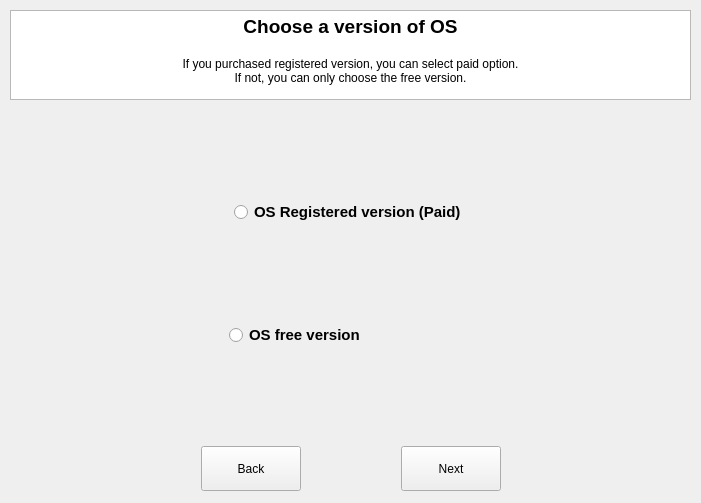
<?xml version="1.0" encoding="UTF-8"?>
<ui version="4.0">
 <class>WidgetSelectVersion</class>
 <widget class="QWidget" name="WidgetSelectVersion">
  <property name="geometry">
   <rect>
    <x>0</x>
    <y>0</y>
    <width>701</width>
    <height>503</height>
   </rect>
  </property>
  <property name="sizePolicy">
   <sizepolicy hsizetype="Fixed" vsizetype="Fixed">
    <horstretch>0</horstretch>
    <verstretch>0</verstretch>
   </sizepolicy>
  </property>
  <property name="maximumSize">
   <size>
    <width>16777215</width>
    <height>16777215</height>
   </size>
  </property>
  <property name="windowTitle">
   <string>Form</string>
  </property>
  <widget class="QWidget" name="verticalLayoutWidget_2">
   <property name="geometry">
    <rect>
     <x>10</x>
     <y>10</y>
     <width>681</width>
     <height>481</height>
    </rect>
   </property>
   <layout class="QVBoxLayout" name="verticalLayout_2">
    <property name="spacing">
     <number>100</number>
    </property>
    <item>
     <widget class="QTextEdit" name="textEdit">
      <property name="sizePolicy">
       <sizepolicy hsizetype="Expanding" vsizetype="Expanding">
        <horstretch>0</horstretch>
        <verstretch>0</verstretch>
       </sizepolicy>
      </property>
      <property name="verticalScrollBarPolicy">
       <enum>Qt::ScrollBarAlwaysOff</enum>
      </property>
      <property name="horizontalScrollBarPolicy">
       <enum>Qt::ScrollBarAlwaysOff</enum>
      </property>
      <property name="sizeAdjustPolicy">
       <enum>QAbstractScrollArea::AdjustIgnored</enum>
      </property>
      <property name="autoFormatting">
       <set>QTextEdit::AutoNone</set>
      </property>
      <property name="lineWrapMode">
       <enum>QTextEdit::WidgetWidth</enum>
      </property>
      <property name="readOnly">
       <bool>true</bool>
      </property>
      <property name="html">
       <string>&lt;!DOCTYPE HTML PUBLIC &quot;-//W3C//DTD HTML 4.0//EN&quot; &quot;http://www.w3.org/TR/REC-html40/strict.dtd&quot;&gt;
&lt;html&gt;&lt;head&gt;&lt;meta name=&quot;qrichtext&quot; content=&quot;1&quot; /&gt;&lt;style type=&quot;text/css&quot;&gt;
p, li { white-space: pre-wrap; }
&lt;/style&gt;&lt;/head&gt;&lt;body style=&quot; font-family:'MS Shell Dlg 2'; font-size:8.25pt; font-weight:400; font-style:normal;&quot;&gt;
&lt;p align=&quot;center&quot; style=&quot; margin-top:0px; margin-bottom:0px; margin-left:0px; margin-right:0px; -qt-block-indent:0; text-indent:0px;&quot;&gt;&lt;span style=&quot; font-size:14pt; font-weight:600;&quot;&gt;Choose a version of OS&lt;/span&gt;&lt;/p&gt;
&lt;p align=&quot;center&quot; style=&quot;-qt-paragraph-type:empty; margin-top:0px; margin-bottom:0px; margin-left:0px; margin-right:0px; -qt-block-indent:0; text-indent:0px; font-family:'Gulim'; font-size:12pt; font-weight:600;&quot;&gt;&lt;br /&gt;&lt;/p&gt;
&lt;p align=&quot;center&quot; style=&quot; margin-top:0px; margin-bottom:0px; margin-left:0px; margin-right:0px; -qt-block-indent:0; text-indent:0px;&quot;&gt;&lt;span style=&quot; font-family:'Gulim'; font-size:9pt;&quot;&gt;If you purchased registered version, you can select paid option.&lt;/span&gt;&lt;/p&gt;
&lt;p align=&quot;center&quot; style=&quot; margin-top:0px; margin-bottom:0px; margin-left:0px; margin-right:0px; -qt-block-indent:0; text-indent:0px;&quot;&gt;&lt;span style=&quot; font-family:'Gulim'; font-size:9pt;&quot;&gt;If not, you can only choose the free version.&lt;/span&gt;&lt;/p&gt;
&lt;p align=&quot;center&quot; style=&quot;-qt-paragraph-type:empty; margin-top:0px; margin-bottom:0px; margin-left:0px; margin-right:0px; -qt-block-indent:0; text-indent:0px; font-family:'Gulim'; font-size:9pt;&quot;&gt;&lt;br /&gt;&lt;/p&gt;&lt;/body&gt;&lt;/html&gt;</string>
      </property>
      <property name="textInteractionFlags">
       <set>Qt::NoTextInteraction</set>
      </property>
     </widget>
    </item>
    <item alignment="Qt::AlignHCenter|Qt::AlignVCenter">
     <widget class="QRadioButton" name="radioPaid">
      <property name="sizePolicy">
       <sizepolicy hsizetype="Expanding" vsizetype="Expanding">
        <horstretch>0</horstretch>
        <verstretch>0</verstretch>
       </sizepolicy>
      </property>
      <property name="font">
       <font>
        <pointsize>11</pointsize>
        <weight>75</weight>
        <bold>true</bold>
       </font>
      </property>
      <property name="text">
       <string>OS Registered version (Paid)</string>
      </property>
     </widget>
    </item>
    <item alignment="Qt::AlignHCenter|Qt::AlignVCenter">
     <widget class="QRadioButton" name="radioFree">
      <property name="sizePolicy">
       <sizepolicy hsizetype="Expanding" vsizetype="Expanding">
        <horstretch>0</horstretch>
        <verstretch>0</verstretch>
       </sizepolicy>
      </property>
      <property name="minimumSize">
       <size>
        <width>242</width>
        <height>22</height>
       </size>
      </property>
      <property name="font">
       <font>
        <pointsize>11</pointsize>
        <weight>75</weight>
        <bold>true</bold>
       </font>
      </property>
      <property name="text">
       <string>OS free version</string>
      </property>
     </widget>
    </item>
    <item>
     <layout class="QHBoxLayout" name="horizontalLayout">
      <property name="spacing">
       <number>100</number>
      </property>
      <item alignment="Qt::AlignRight|Qt::AlignVCenter">
       <widget class="QPushButton" name="btnPrev">
        <property name="enabled">
         <bool>true</bool>
        </property>
        <property name="sizePolicy">
         <sizepolicy hsizetype="Expanding" vsizetype="Expanding">
          <horstretch>0</horstretch>
          <verstretch>0</verstretch>
         </sizepolicy>
        </property>
        <property name="minimumSize">
         <size>
          <width>100</width>
          <height>45</height>
         </size>
        </property>
        <property name="text">
         <string>Back</string>
        </property>
       </widget>
      </item>
      <item alignment="Qt::AlignLeft|Qt::AlignVCenter">
       <widget class="QPushButton" name="btnNext">
        <property name="enabled">
         <bool>true</bool>
        </property>
        <property name="sizePolicy">
         <sizepolicy hsizetype="Expanding" vsizetype="Expanding">
          <horstretch>0</horstretch>
          <verstretch>0</verstretch>
         </sizepolicy>
        </property>
        <property name="minimumSize">
         <size>
          <width>100</width>
          <height>45</height>
         </size>
        </property>
        <property name="text">
         <string>Next</string>
        </property>
       </widget>
      </item>
     </layout>
    </item>
   </layout>
  </widget>
 </widget>
 <resources/>
 <connections/>
</ui>
